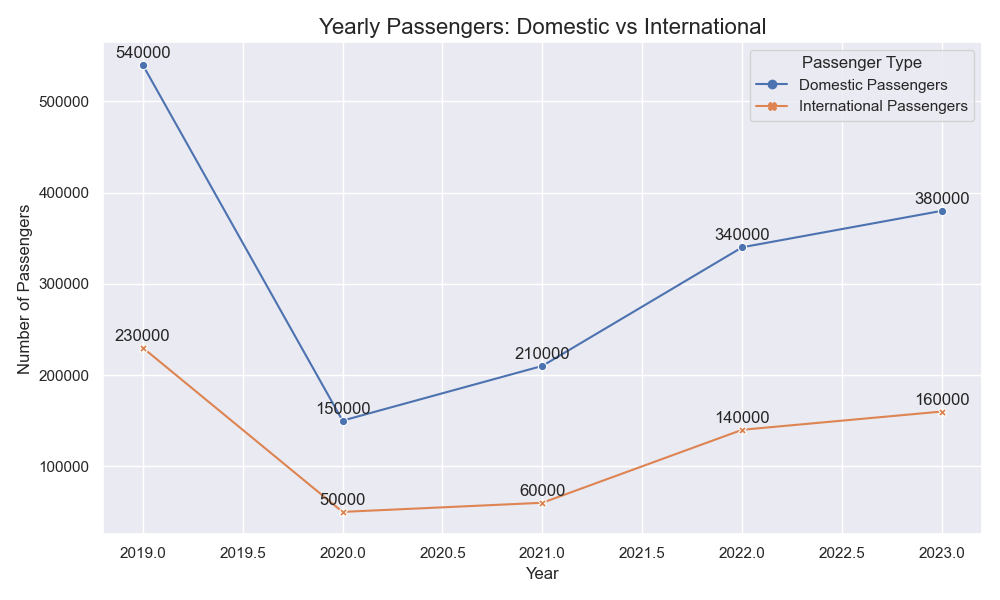

The Python source for this figure:

import seaborn as sns
import matplotlib.pyplot as plt
import pandas as pd

# Create DataFrame from the provided data
data = [
    {'Year': 2019, 'Domestic Passengers': 540000, 'International Passengers': 230000},
    {'Year': 2020, 'Domestic Passengers': 150000, 'International Passengers': 50000},
    {'Year': 2021, 'Domestic Passengers': 210000, 'International Passengers': 60000},
    {'Year': 2022, 'Domestic Passengers': 340000, 'International Passengers': 140000},
    {'Year': 2023, 'Domestic Passengers': 380000, 'International Passengers': 160000}
]
df = pd.DataFrame(data)

# Melt the DataFrame to long format suitable for seaborn
df_melted = df.melt('Year', var_name='Type', value_name='Passengers')

# Create the lineplot with seaborn
sns.set_theme(style="darkgrid")
plt.figure(figsize=(10, 6))
lineplot = sns.lineplot(
    x='Year', 
    y='Passengers', 
    hue='Type', 
    style='Type', 
    data=df_melted, 
    markers=True, # To use markers for each data point
    dashes=False # To have solid lines for each category
)

# Customize the plot with titles and labels
plt.title('Yearly Passengers: Domestic vs International', fontsize=16)
plt.xlabel('Year', fontsize=12)
plt.ylabel('Number of Passengers', fontsize=12)

# Annotate each data point on the plot
for index, row in df_melted.iterrows():
    lineplot.annotate(
        text=row['Passengers'], 
        xy=(row['Year'], row['Passengers']),
        textcoords="offset points",
        xytext=(0,5),
        ha='center'
    )

# Show the final plot
plt.legend(title='Passenger Type')
plt.tight_layout()
plt.show()
